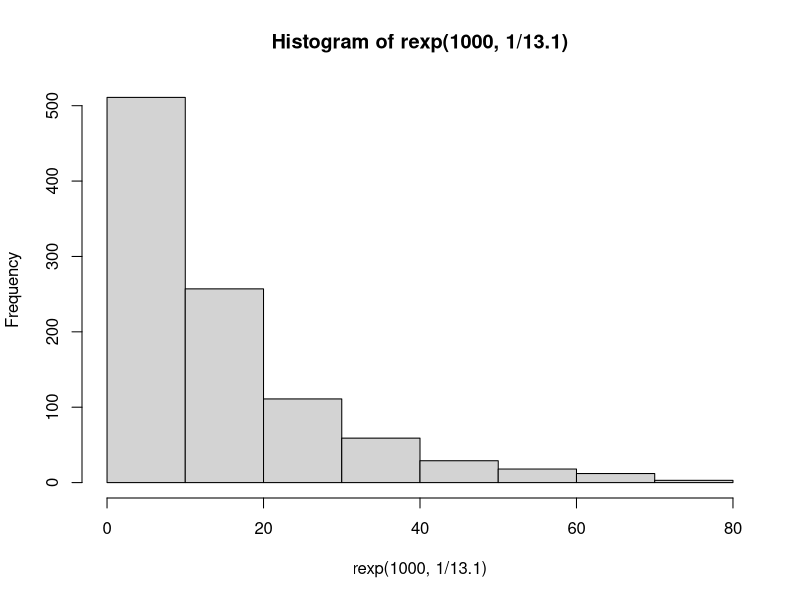

R code for this plot: (Note: this script raises an error after producing the figure.)
library(tidyverse)

#time to seroconversion
rexp(1,1/13.1)
hist(rexp(1000,1/13.1))
lines()


# time to seroreversion
rweibull(1,shape=3.7,scale=139)
hist(rweibull(1000,shape=3.7,scale=139))

# MC simulation

n <- 1000000

conv_time <- rexp(n, 1/13.1) #x (time between infection and conversion)
time_to_rev <- rweibull(n, shape = 3.7, scale = 139) #y (time between conversion and reversion)
rev_time <- conv_time + time_to_rev #x + y (time between infection and reversion)

hist(conv_time)
hist(time_to_rev,freq=FALSE)
hist(rev_time)

# construct individual timelines for each of the 100000 people so can determine each time when they would have antibodies or not

# time frame of our distribution (much longer than necessary)
upper_time <- 500

# test on one individual to see what happens before aggregating to n samples

# sample time to conversion
conv_time_ind <- round(rexp(1,1/13.1))
# record individual as negative until this time
pre_conv_time <- data.frame("time"=seq(0,conv_time_ind-1),"pos"=0)
# after being converting sample time to reversion
rev_time_ind <- round(rweibull(1, shape = 3.7, scale = 139))
# record individual as positive during this time
pos_time <- data.frame("time"=seq(conv_time_ind,rev_time_ind-1),"pos"=1)
# after reversion, individual is negative until the end of the sample time
neg_time_post_rev <- data.frame("time"=seq(rev_time_ind,upper_time),"pos"=0)
# combine data frames
status_ind <- rbind(pre_conv_time,pos_time,neg_time_post_rev)



ind_sim <- function(){
  conv_time_ind <- round(rexp(1,1/13.1))
  rev_time_ind <- round(rweibull(1, shape = 3.7, scale = 139))
  status_ind <- c(rep(0,times = length(seq(0,conv_time_ind-1))),
                  rep(1,times = length(seq(conv_time_ind,rev_time_ind-1))),
                  rep(0,times = length(seq(rev_time_ind,upper_time))))
  return(status_ind[1:501])
}

#ind_sim()

n_samp <- 100000

simulation <- data.frame(matrix(unlist(replicate(n=n_samp,ind_sim())),nrow=n_samp,byrow=TRUE))

plot(colSums(simulation)/n_samp,type="l",xlab="Time since infection",ylab="Probability of seropositivity",col="blue")
lines(colSums(simulation[1:100,])/100,type="l",col="red")
lines(colSums(simulation[1:1000,])/1000,type="l",col="green")
#lines(sero_det_igg,type="l",col="black") # this was the original function without the convolution (it matched)
legend(325, 0.3, legend=c("Simulation (100 samples)","Simulation (1000 samples)",
                          "Simulation (100000 samples)"#, "Original method"
                          ),
       col=c("red","green","blue"
             #, "black"
             ), lty=1:1, cex=0.8)


## plot for SI

pdfl <- 501

igg_conv <- 13.3; igm_conv <- 12.3
sero_conv_igg <- pexp(seq_len(pdfl), rate = 1/igg_conv)
sero_conv_igm <- pexp(seq_len(pdfl), rate = 1/igm_conv)

igg_scale <- 139; igm_scale <- 50

sero_rev_igg <- pweibull(seq_len(pdfl), 3.7, scale = igg_scale)
sero_rev_igm <- pweibull(seq_len(pdfl), 3.7, scale = igm_scale)

sero_det_igg <- sero_conv_igg - sero_rev_igg
sero_det_igg[sero_det_igg < 0] <- 0

sero_det_igm <- sero_conv_igm - sero_rev_igm
sero_det_igm[sero_det_igm < 0] <- 0



simulation_t <- t(simulation)

plot_sim <- data.frame("no"= seq(1,nrow(simulation_t),1),
                       "samp_100"=rowSums(simulation_t[,1:100])/100,
                       "samp_1000"=rowSums(simulation_t[,1:1000])/1000,
                       "samp_100000"=rowSums(simulation_t[])/ncol(simulation_t),
                       "original" = sero_det_igg)

ggplot(plot_sim %>% filter(no<=300))+
  geom_line(aes(x=no,y=original,col="Independent"),lwd=1.5)+
  geom_line(aes(x=no,y=samp_100,col="Dependent (100 samples)"),lwd=0.5)+
  geom_line(aes(x=no,y=samp_1000,col="Dependent (1000 samples)"),lwd=0.5)+
  geom_line(aes(x=no,y=samp_100000,col="Dependent (100000 samples)"),lwd=0.5)+
  theme_bw()+
  labs(x="Time since infection",y="Probability of seropositivity",col="")+
  scale_colour_manual(values = c("royalblue","#FF6666","#009900","black"))+
  theme(legend.position="bottom")+
  guides(col=guide_legend(nrow=2,byrow=TRUE))
ggsave("analysis/figures/seropositivity.png",height=4,width=6)


